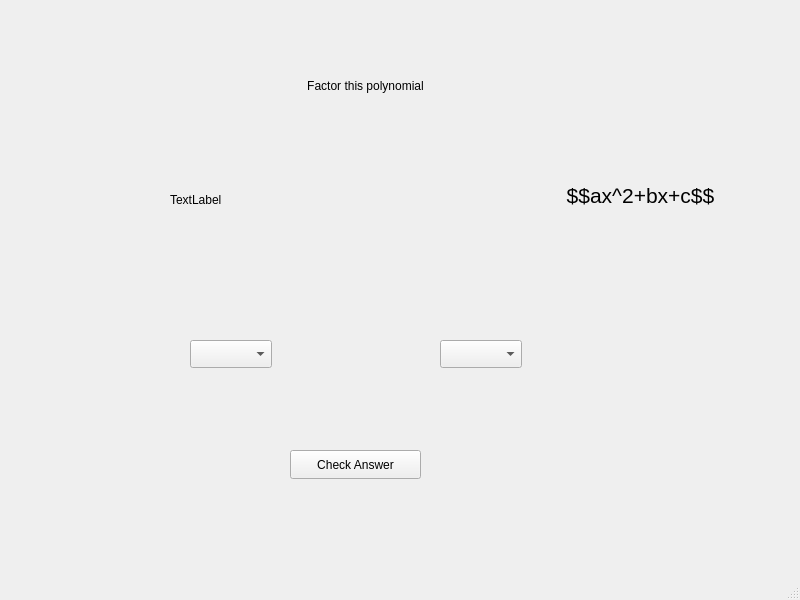
<?xml version="1.0" encoding="UTF-8"?>
<ui version="4.0">
 <class>FactoringApplicationWindow</class>
 <widget class="QMainWindow" name="FactoringApplicationWindow">
  <property name="geometry">
   <rect>
    <x>0</x>
    <y>0</y>
    <width>800</width>
    <height>600</height>
   </rect>
  </property>
  <property name="windowTitle">
   <string>FactoringApplicationWindow</string>
  </property>
  <widget class="QWidget" name="centralwidget">
   <widget class="QLabel" name="promptLabel">
    <property name="geometry">
     <rect>
      <x>220</x>
      <y>30</y>
      <width>291</width>
      <height>111</height>
     </rect>
    </property>
    <property name="mouseTracking">
     <bool>true</bool>
    </property>
    <property name="text">
     <string>Factor this polynomial</string>
    </property>
    <property name="textFormat">
     <enum>Qt::TextFormat::MarkdownText</enum>
    </property>
    <property name="alignment">
     <set>Qt::AlignmentFlag::AlignCenter</set>
    </property>
   </widget>
   <widget class="QPushButton" name="checkAnswerButton">
    <property name="geometry">
     <rect>
      <x>290</x>
      <y>450</y>
      <width>131</width>
      <height>29</height>
     </rect>
    </property>
    <property name="text">
     <string>Check Answer</string>
    </property>
   </widget>
   <widget class="QComboBox" name="comboBox">
    <property name="geometry">
     <rect>
      <x>190</x>
      <y>340</y>
      <width>82</width>
      <height>28</height>
     </rect>
    </property>
    <property name="currentText">
     <string/>
    </property>
   </widget>
   <widget class="QComboBox" name="comboBox_2">
    <property name="geometry">
     <rect>
      <x>440</x>
      <y>340</y>
      <width>82</width>
      <height>28</height>
     </rect>
    </property>
   </widget>
   <widget class="QLabel" name="label">
    <property name="geometry">
     <rect>
      <x>510</x>
      <y>160</y>
      <width>261</width>
      <height>71</height>
     </rect>
    </property>
    <property name="font">
     <font>
      <pointsize>16</pointsize>
     </font>
    </property>
    <property name="text">
     <string>$$ax^2+bx+c$$</string>
    </property>
    <property name="textFormat">
     <enum>Qt::TextFormat::MarkdownText</enum>
    </property>
    <property name="alignment">
     <set>Qt::AlignmentFlag::AlignCenter</set>
    </property>
    <property name="wordWrap">
     <bool>true</bool>
    </property>
   </widget>
   <widget class="QLabel" name="equationDisplay">
    <property name="geometry">
     <rect>
      <x>170</x>
      <y>190</y>
      <width>63</width>
      <height>20</height>
     </rect>
    </property>
    <property name="text">
     <string>TextLabel</string>
    </property>
   </widget>
  </widget>
  <widget class="QMenuBar" name="menubar">
   <property name="geometry">
    <rect>
     <x>0</x>
     <y>0</y>
     <width>800</width>
     <height>25</height>
    </rect>
   </property>
  </widget>
  <widget class="QStatusBar" name="statusbar"/>
 </widget>
 <resources/>
 <connections/>
</ui>
